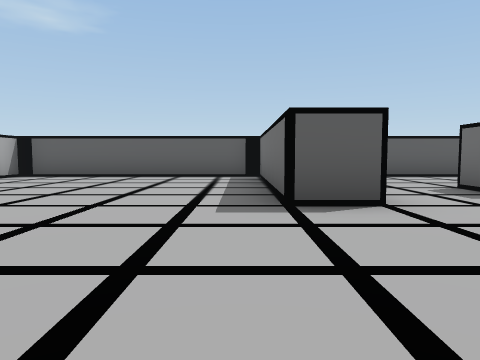
view 1 (above)

15 first-person views from a walk through a 3-D level made in the Unity game engine. The camera is 0.51 m above the floor, tilts 4° down and sees 70° across. The floor is counted in squares, 1 m on a side. Each view is taken from the middle of a square. On the plan, view 1 faces up. The plan holds only what a view shows up to about 9 squares ahead; the rest is blank. The player character is not drawn.

view 2
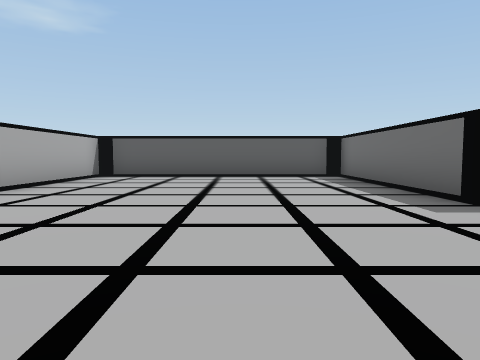

view 3
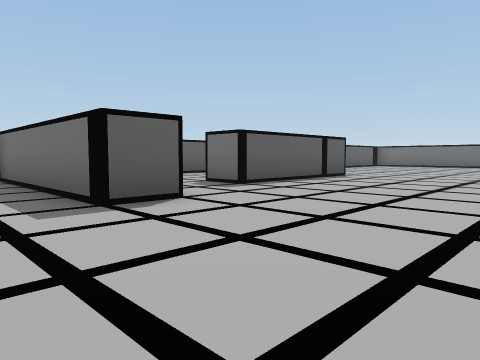

view 4
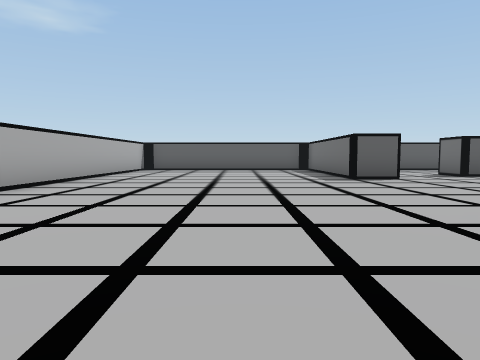

view 5
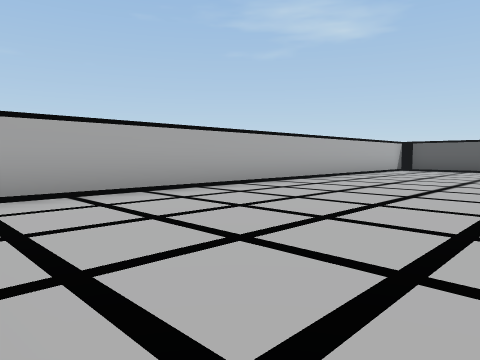

view 6
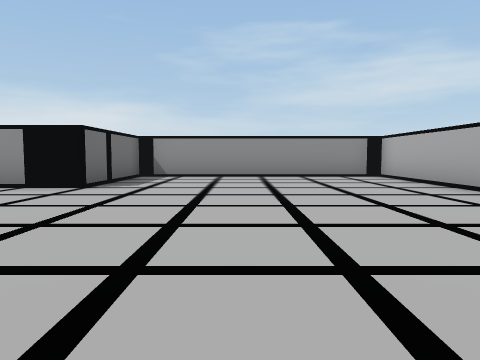

view 7
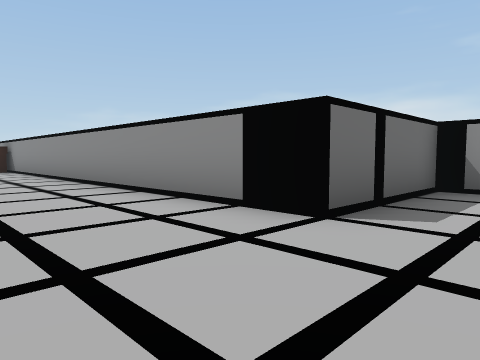

view 8
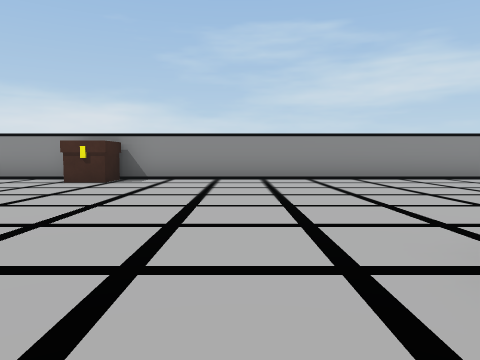

view 9
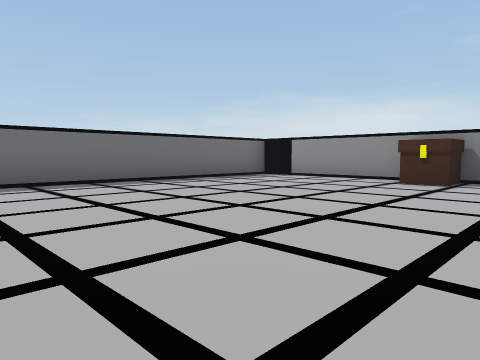

view 10
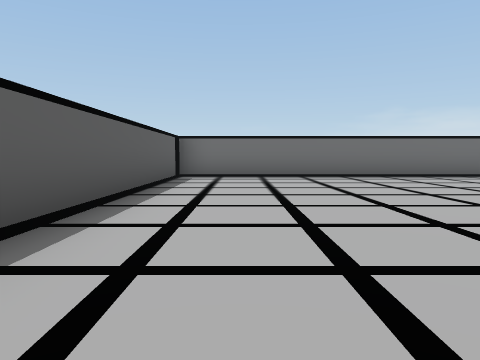

view 11
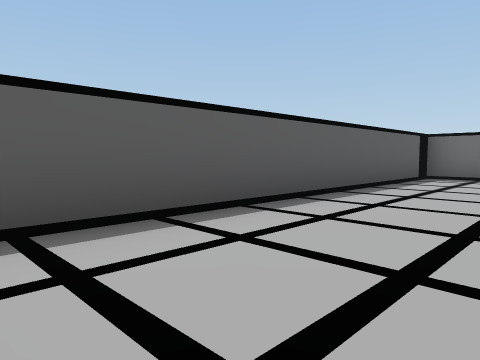

view 12
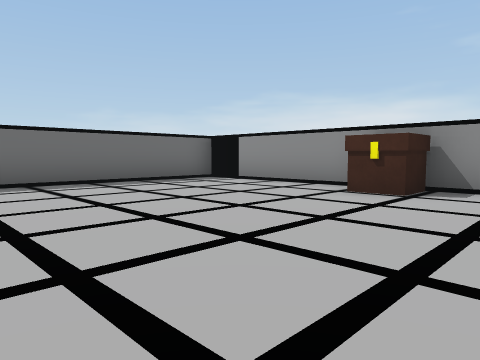

view 13
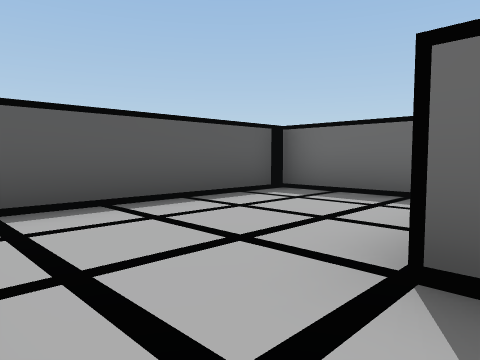

view 14
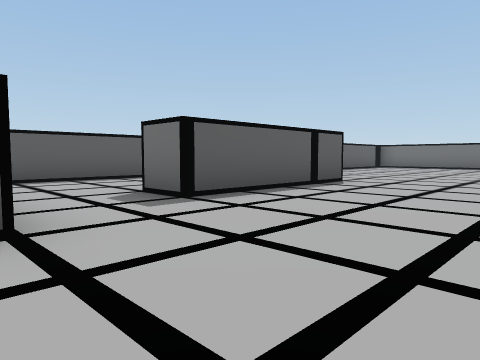

view 15
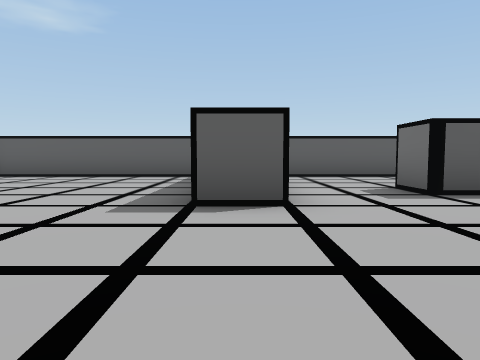

### Floor plan
Points are (right, up) in squares from view 1. A wall is a line through its corners. A room is listed if a view was taken in it or the views show most of it. See-through windows are left out.
Room 1 (views 1, 2, 3, 4, 5, 6, 7, 8, 9, 10, 11, 12, 14, 15)
walls: (7.6, 4.5) (3.5, 4.5); (1.6, 3.5) (0.5, 3.5) (0.5, 8.5) (-5.5, 8.5) (-5.5, -4.5) (0.5, -4.5) (0.5, -1.5) (16.5, -1.5) (16.5, 7.5) (8.4, 7.5)
ways out: opening at (2.5, 5) to room 2
objects: other object (12, -1)
Room 2 (view 13)
walls: (3.5, 4.5) (3.5, 5.5); (6.5, 6.4) (6.5, 8.5) (2.1, 8.5)
ways out: opening at (2.5, 5) to room 1

Positions as (right, up) in squares from view 1, and headings:
1: (0, 0), facing up
2: (-2, 0), facing up
3: (-1, 0), facing up-right
4: (-2, -4), facing up
5: (-1, -4), facing up-left
6: (-2, 4), facing down
7: (-1, 1), facing down-right
8: (9, 6), facing down
9: (10, 6), facing down-right
10: (8, 6), facing right
11: (8, 5), facing up-right
12: (10, 4), facing down-right
13: (2, 5), facing up-right
14: (1, 1), facing up-right
15: (1, 0), facing up
